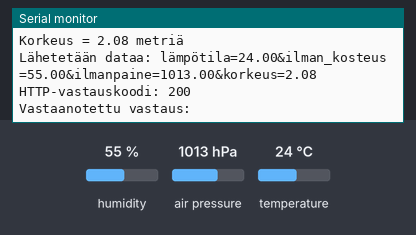
Simulated run of this sketch. Board: ESP32. Shown: the last lines printed to the serial monitor. The inputs (shaded band) are chosen by the test bench; at power-on: humidity 55 %, air pressure 1013 hPa, temperature 24 °C. WiFi joins after 1.5 s; servers stay silent unless stated; uploads are accepted with an empty reply.

Above: at 2.7 s.
2.8 s: humidity set to 22 %
7.9 s: air pressure set to 952 hPa
At 11.89 s:
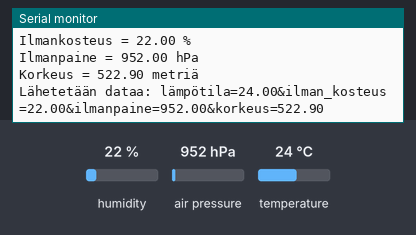
13.0 s: temperature set to 12 °C
At 22.5 s:
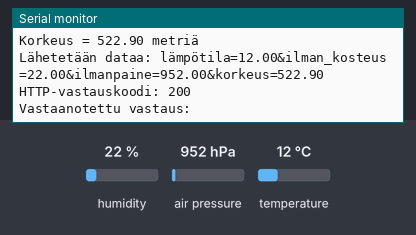

The sketch:

sketch_bme280.ino
```cpp
#include <WiFi.h>               // WiFi-kirjasto ESP32:lle
#include <HTTPClient.h>         // HTTP-asiakaskirjasto HTTP-pyynnön tekemiseen
#include <Adafruit_Sensor.h>    // Anturikirjasto BME280-anturia varten
#include <Adafruit_BME280.h>    // BME280-anturikirjasto
#include <Wire.h>               // I2C-kommunikaatiokirjasto

const char* ssid = "mywifi";        // WiFi-verkkosi SSID
const char* password = "mypassword"; // WiFi-verkkosi salasana

// BME280-anturi
#define BME_SDA 23                  // BME280:n SDA-pinni
#define BME_SCL 22                  // BME280:n SCL-pinni
#define SEALEVELPRESSURE_HPA (1013.25) // Säädä tämä paikallisen merenpinnan paineen mukaan

Adafruit_BME280 bme;                // Luodaan BME280-anturin objekti

const char* serverIP = "xxx.xxx.xxx.xxx";   // WAMP-palvelimesi IP-osoite
const char* endpoint = "/Weather-app-IOT/insert_data_bme280.php"; // PHP-skriptin loppupiste

void setup() {
  Serial.begin(115200);           // Alustetaan sarjaportti

  // Alustetaan BME280-anturi
  Wire.begin(BME_SDA, BME_SCL);
  if (!bme.begin()) {
    Serial.println("BME280-anturia ei löydy, tarkista kytkentä!");
    while (1);
  }

  // Yhdistetään WiFi-verkkoon
  Serial.println("Yhdistetään verkkoon ");
  Serial.println(ssid);
  WiFi.begin(ssid, password);
  while (WiFi.status() != WL_CONNECTED) {
    delay(500);
    Serial.print(".");
  }
  Serial.println("");
  Serial.println("WiFi-yhteys muodostettu..!");
  Serial.print("Saimme IP:n: ");
  Serial.println(WiFi.localIP());
}

void loop() {
  // Luetaan ympäristötiedot BME280-anturilta
  float temperature = bme.readTemperature();
  float humidity = bme.readHumidity();
  float pressure = bme.readPressure() / 100.0F; // Ilmanpaine hehtopascaleissa
  float altitude = bme.readAltitude(SEALEVELPRESSURE_HPA);

  // Tulostetaan tiedot sarjaporttiin
  Serial.print("Lämpötila = ");
  Serial.print(temperature);
  Serial.println(" *C");

  Serial.print("Ilmankosteus = ");
  Serial.print(humidity);
  Serial.println(" %");

  Serial.print("Ilmanpaine = ");
  Serial.print(pressure);
  Serial.println(" hPa");

  Serial.print("Korkeus = ");
  Serial.print(altitude);
  Serial.println(" metriä");

  // Luodaan datajoukko merkkijonona
  String data = "lämpötila=" + String(temperature) + "&ilman_kosteus=" + String(humidity) + "&ilmanpaine=" + String(pressure) + "&korkeus=" + String(altitude);

  Serial.print("Lähetetään dataa: ");
  Serial.println(data);

  // Lähetetään HTTP POST -pyyntö WAMP-palvelimelle
  HTTPClient http;
  http.begin("http://" + String(serverIP) + String(endpoint));

  http.addHeader("Content-Type", "application/x-www-form-urlencoded");
  int httpResponseCode = http.POST(data);

  if (httpResponseCode > 0) {
    Serial.print("HTTP-vastauskoodi: ");
    Serial.println(httpResponseCode);
  } else {
    Serial.print("Virhe HTTP-pyynnössä: ");
    Serial.println(httpResponseCode);
  }
  if (httpResponseCode == 200) {
    String responseBody = http.getString();
    Serial.println("Vastaanotettu vastaus:");
    Serial.println(responseBody);
  }

  http.end();

  delay(10000);  // Odota 10 sekuntia ennen seuraavaa pyyntöä
}
```

Measured:
- after the input at 7.9 s, the serial monitor: prints a new line after 3.8 s (image 1)
- after the input at 13.0 s, the serial monitor: prints a new line after 8.9 s (image 2)
